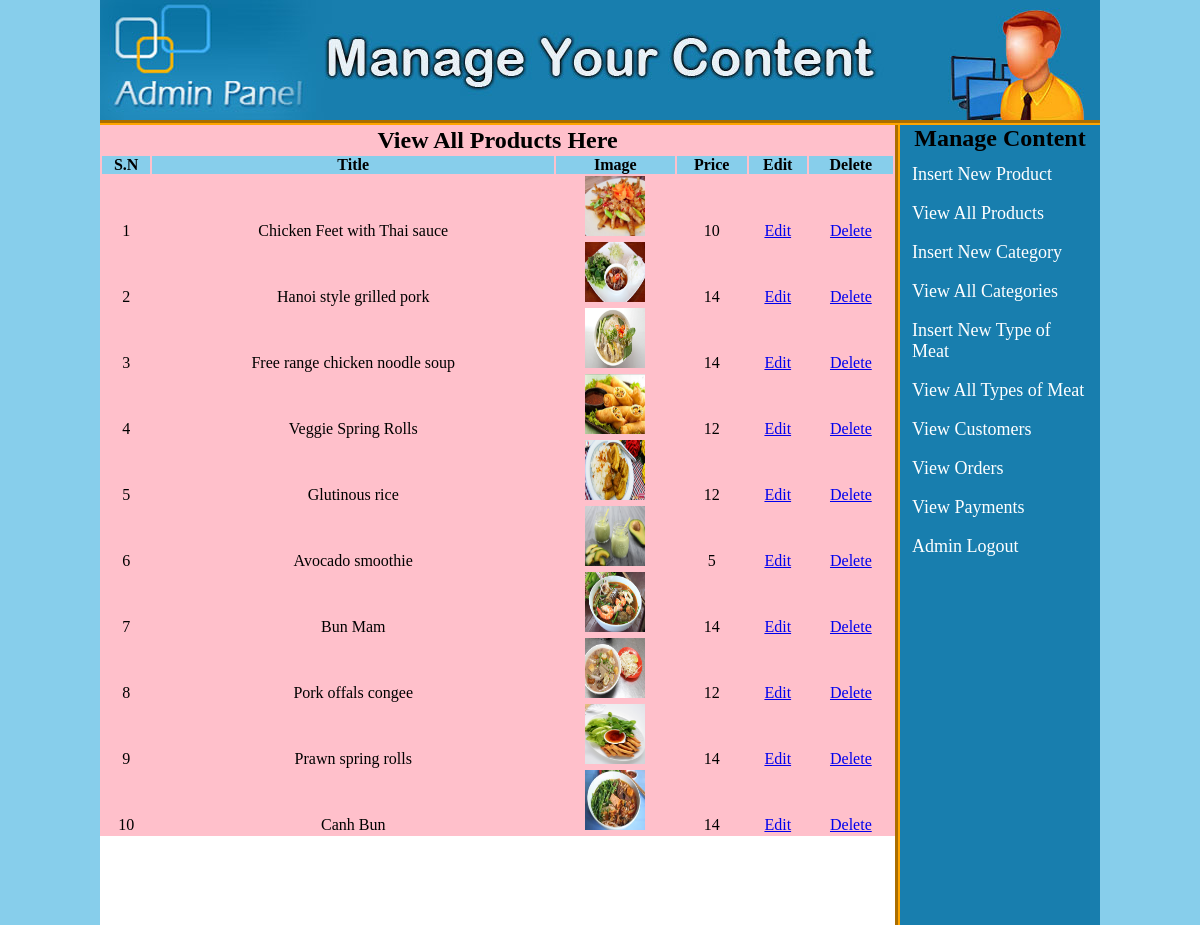
Page /admin_area/index.php?view_products (signed in) on the committed database.
### tables this page shows
CREATE TABLE `products` (
  `product_id` int(255) NOT NULL,
  `product_cat` int(255) NOT NULL,
  `product_meat` int(255) NOT NULL,
  `product_title` varchar(255) NOT NULL,
  `product_price` int(255) NOT NULL,
  `product_desc` text NOT NULL,
  `product_image` text NOT NULL,
  `product_keywords` text NOT NULL
);

### admin_area/view_products.php (the view)
<?php
if(!isset($_SESSION['user_email'])){
	echo "<script>window.open('login.php?not_admin=You are not an Admin!','_self')</script>";
}
else {
?>
<table width="795" align="center" bgcolor="pink">
	<tr align="center">
		<td colspan="6"><h2>View All Products Here</h2></td>
	</tr>
	<tr align="center" bgcolor="skyblue">
		<th>S.N</th>
		<th>Title</th>
		<th>Image</th>
		<th>Price</th>
		<th>Edit</th>
		<th>Delete</th>
	</tr>
	<?php
	include("includes/db.php");
	$get_pro = "select * from products";
	$run_pro = mysqli_query($con, $get_pro);
	$i = 0;
	while ($row_pro=mysqli_fetch_array($run_pro)){
		$pro_id = $row_pro['product_id'];
		$pro_title = $row_pro['product_title'];
		$pro_image = $row_pro['product_image'];
		$pro_price = $row_pro['product_price'];
		$i++;
	?>
	<tr align="center">
		<td><?php echo $i;?></td>
		<td><?php echo $pro_title;?></td>
		<td><img src="product_images/<?php echo $pro_image;?>" width="60" height="60"/></td>
		<td><?php echo $pro_price;?></td>
		<td><a href="index.php?edit_pro=<?php echo $pro_id; ?>">Edit</a></td>
		<td><a href="delete_pro.php?delete_pro=<?php echo $pro_id;?>">Delete</a></td>
	</tr>
	<?php } ?>
</table>
<?php } ?>

### admin_area/index.php (shortened to what this page needs)
<?php
if(!isset($_SESSION['user_email'])){
	echo "<script>window.open('login.php?not_admin=You are not an Admin!','_self')</script>";
}
else {
?>
<!DOCTYPE>
<html>
	<head>
	<link rel="stylesheet" href="styles/style.css" media="all" />
	</head>
<body>
	<div class="main_wrapper">
		<div id="header"></div>
		<div id="right">
		<h2 style="text-align:center;">Manage Content</h2>
			<a href="index.php?insert_product">Insert New Product</a>
			<a href="index.php?view_products">View All Products</a>
			<a href="index.php?insert_cat">Insert New Category</a>
			<a href="index.php?view_cats">View All Categories</a>
			<a href="index.php?insert_meat">Insert New Type of Meat</a>
			<a href="index.php?view_meat">View All Types of Meat</a>
			<a href="index.php?view_customers">View Customers</a>
			<a href="index.php?view_orders">View Orders</a>
			<a href="index.php?view_payments">View Payments</a>
			<a href="logout.php">Admin Logout</a>
		</div>
		<div id="left">
		<?php
		if(isset($_GET['view_products'])){
		include("view_products.php");
		}
		?>
		</div>
	</div>
</body>
</html>
<?php } ?>

### admin_area/styles/style.css (style rules this page uses)
html, body, div, span, applet, object, iframe, h1, h2, h3, h4, h5, h6, p, blockquote, pre, a, abbr, acronym, address, big, cite, code, del, dfn, em, img, ins, kbd, q, s, samp, small, strike, strong, sub, sup, tt, var, b, u, i, center, dl, dt, dd, ol, ul, li, fieldset, form, label, legend, table, caption, tbody, tfoot, thead, tr, th, td, article, aside, canvas, details, embed, figure, figcaption, footer, header, hgroup, menu, nav, output, ruby, section, summary, time, mark, audio, video { margin: 0; padding: 0; border: 0; vertical-align: baseline; }
body { background:skyblue; }
.main_wrapper { width:1000px; height:auto; margin:auto; }
#header { width:1000px; height:120px; background-image:url(../images/bg-header.jpg); border-bottom:5px groove orange; }
#left { width:795px; height:800px; background-image:url(../images/bg-body.gif); float:left; }
#right { width:200px; height:800px; float:right; border-left:5px groove orange; background:#187eae; }
#right a { text-decoration:none; color:white; text-align:left; font-size:18px; font-family:Palatino; padding:6px; margin:6px; display:block; }

### rows in the picture
products: product_title "Chicken Feet with Thai sauce", product_image (picture), product_price "10"
products: product_title "Hanoi style grilled pork", product_image (picture), product_price "14"
products: product_title "Free range chicken noodle soup", product_image (picture), product_price "14"
products: product_title "Veggie Spring Rolls", product_image (picture), product_price "12"
products: product_title "Glutinous rice", product_image (picture), product_price "12"
products: product_title "Avocado smoothie", product_image (picture), product_price "5"
products: product_title "Bun Mam", product_image (picture), product_price "14"
products: product_title "Pork offals congee", product_image (picture), product_price "12"
products: product_title "Prawn spring rolls", product_image (picture), product_price "14"
products: product_title "Canh Bun", product_image (picture), product_price "14"
